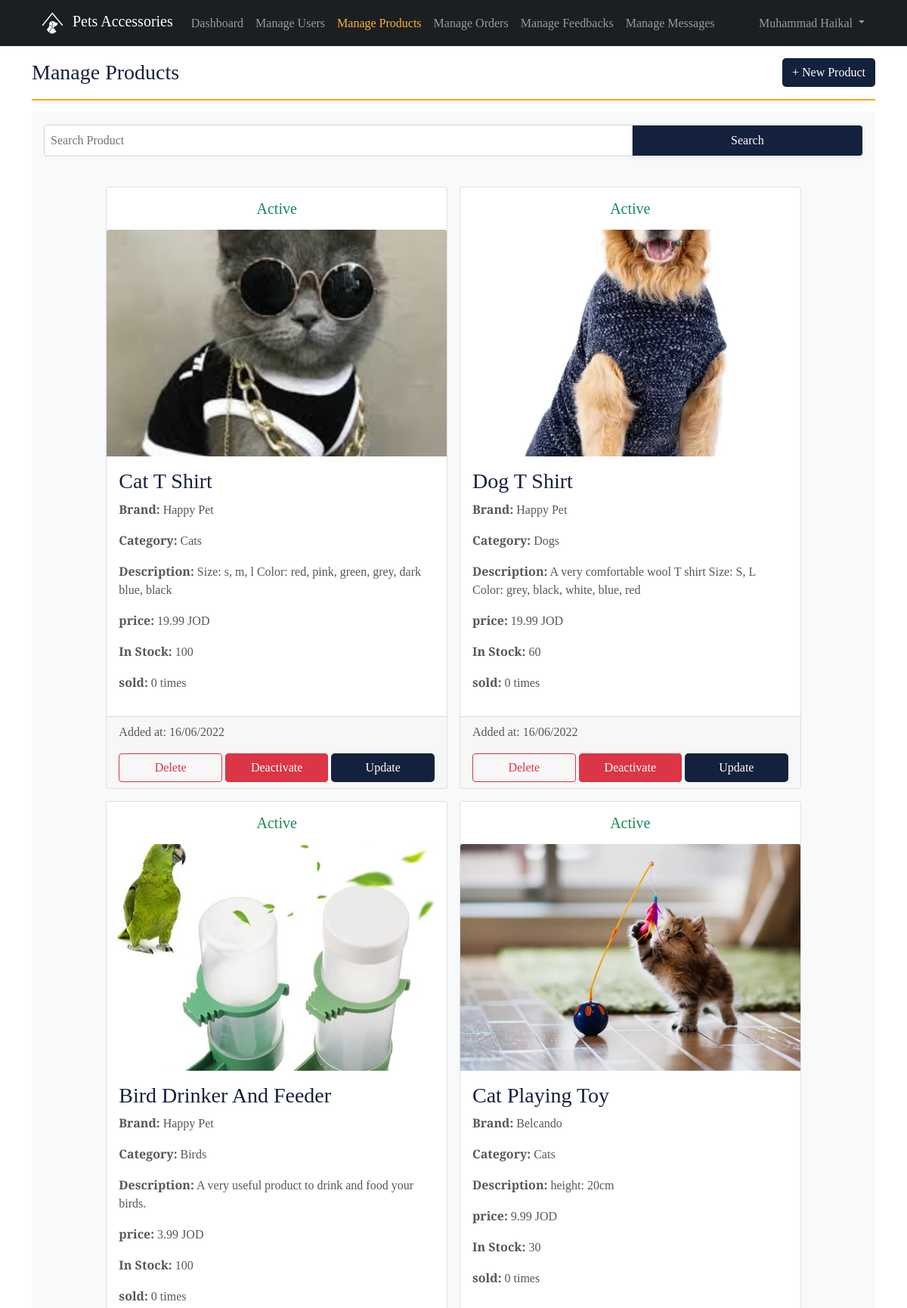
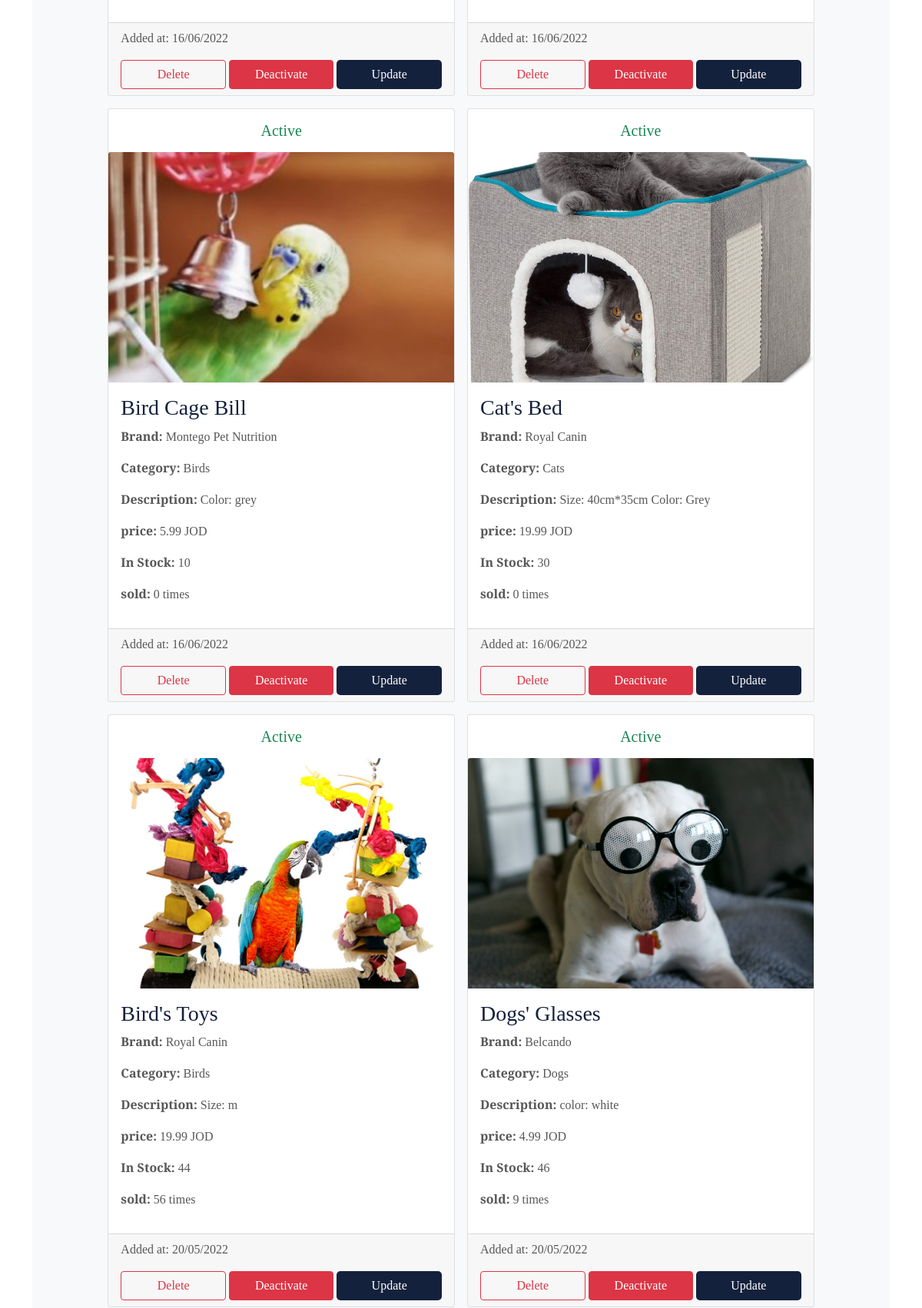
The app's page /petaccesories/manageProducts.php (signed in, upper part) with its own data (2 pictures, top to bottom).
### tables this page shows
CREATE TABLE IF NOT EXISTS `user` (
  `id` int(11) NOT NULL AUTO_INCREMENT,
  `is_admin` tinyint(1) DEFAULT '0',
  `first_name` varchar(30) NOT NULL,
  `last_name` varchar(30) NOT NULL,
  `email` varchar(50) NOT NULL,
  `phone` varchar(20) NOT NULL,
  `password` varchar(50) NOT NULL,
  `created_at` timestamp NOT NULL DEFAULT CURRENT_TIMESTAMP,
  PRIMARY KEY (`id`),
  UNIQUE KEY `UNIQUE` (`email`) USING BTREE
);

CREATE TABLE IF NOT EXISTS `product` (
  `id` int(11) NOT NULL AUTO_INCREMENT,
  `brand_id` int(11) NOT NULL,
  `category_id` int(11) NOT NULL,
  `active` tinyint(1) NOT NULL DEFAULT '1',
  `sold` int(11) NOT NULL DEFAULT '0',
  `name` varchar(50) NOT NULL,
  `image` text NOT NULL,
  `description` text,
  `price` float NOT NULL,
  `quantity` int(11) NOT NULL,
  `created_at` timestamp NOT NULL DEFAULT CURRENT_TIMESTAMP,
  PRIMARY KEY (`id`),
  KEY `category_id` (`category_id`),
  KEY `brand_id` (`brand_id`)
);

CREATE TABLE IF NOT EXISTS `brand` (
  `id` int(11) NOT NULL AUTO_INCREMENT,
  `name` varchar(30) NOT NULL,
  `email` varchar(50) NOT NULL,
  `website` text NOT NULL,
  `rating` float NOT NULL DEFAULT '0',
  `num_of_raters` int(11) NOT NULL DEFAULT '0',
  PRIMARY KEY (`id`)
);

CREATE TABLE IF NOT EXISTS `category` (
  `id` int(11) NOT NULL AUTO_INCREMENT,
  `category` varchar(50) NOT NULL,
  PRIMARY KEY (`id`)
);

### petaccesories/modules/Admin.php (called while the page is built, shortened)
<?php
class Admin extends User
{
  public static function check()
  {
    if (isset($_SESSION['admin_id'])) {
      return true;
    } else {
      return false;
    }
  }
  public static function getAdminFullName()
  {
    $admin = self::getAdmin()[0];
    return $admin['first_name'] . " " . $admin['last_name'];
  }
  public static function getAdmin()
  {
    return self::getQueryResults("SELECT * FROM `user` WHERE  `id` = {$_SESSION['admin_id']}");
  }
}

### petaccesories/modules/DB.php (called while the page is built, shortened)
<?php
class DB
{
  protected static $servername;
  protected static $username;
  protected static $password;
  protected static $dbname;
  protected static function connect()
  {
    self::$servername = "localhost";
    self::$username = "root";
    self::$password = "";
    self::$dbname = "petaccessories";
    $conn = new mysqli(self::$servername, self::$username, self::$password, self::$dbname);
    return $conn;
  }
  protected static function getQueryResults($sql){
    $result = mysqli_query(self::connect(), $sql);
    return mysqli_fetch_all($result, MYSQLI_ASSOC);
  }
}

### petaccesories/modules/Product.php (called while the page is built, shortened)
<?php
class Product extends DB
{
  public static function getAllProducts()
  {
    return self::getQueryResults("SELECT * FROM product ORDER BY created_at DESC");
  }
}

### petaccesories/modules/Brand.php (called while the page is built, shortened)
<?php
class Brand extends DB
{
  public static function getBrandName($brandId)
  {
    return self::getQueryResults("SELECT * FROM brand where id = $brandId")[0]['name'];
  }
}

### petaccesories/modules/Category.php (called while the page is built, shortened)
<?php
class Category extends DB
{
  public static function getCategory($catId)
  {
    return self::getQueryResults("SELECT * FROM category where id = $catId")[0]['category'];
  }
}

### petaccesories/manageProducts.php (the view, shortened to what this page needs)
<?php
$products = Product::getAllProducts();
?>
<!DOCTYPE html>
<html lang="en" dir="auto">
<?php include('./templates/head.php') ?>
<body>
    <?php include('./templates/adminNav.php') ?>
    <div class="container py-3">
        <div class="row g-0 justify-content-between align-items-center">
            <h3 class="mb-0" style="width: fit-content;">Manage Products</h3>
            <button type="button" class="btn myFilledCustomBtn2" style="width: fit-content;" data-bs-toggle="modal" data-bs-target="#product">
                + New Product
            </button>
        </div>
        <hr class="myCustomHr">
        <form class="col-md-9 input-group align-self-start p-3 bg-light border-0" action="<?php echo $_SERVER['PHP_SELF']; ?>" method="GET">
            <input type="search" name="searchValue" class="form-control p-2" style="width:50%;" placeholder="Search Product" <?php if (isset($_GET['search'])) echo "value={$_GET['searchValue']}" ?>>
            <input type="submit" name="search" class="form-control btn myFilledCustomBtn2 shadow-sm" style="width: fit-content;" value="Search">
        </form>
        <div class="row p-3 g-0 justify-content-center bg-light" style="max-height: 100vh; overflow-y: auto;">
            <?php foreach ($products as $product) : ?>
                <div class="card m-2 col-md-5">
                    <?= $product['active'] ? "<h5 class='p-3 m-0 text-success text-center'>Active</h5>" : "<h5 class='p-3 m-0 text-danger text-center'>Not Active</h5>"; ?>
                    <img class="card-img-top categories" src="<?= $product['image'] ?>" style="height: 300px;">
                    <div class="card-body">
                        <h3 class="card-title"><?= $product['name'] ?></h3>
                        <p><strong>Brand:</strong> <?= Brand::getBrandName($product['brand_id']) ?></p>
                        <p><strong>Category:</strong> <?= Category::getCategory($product['category_id']) ?></p>
                        <p><strong>Description:</strong> <?= $product['description'] ?></p>
                        <p><strong>price:</strong> <?= $product['price'] ?> JOD</p>
                        <p><strong>In Stock:</strong> <?= $product['quantity'] ?></p>
                        <p><strong>sold:</strong> <?= $product['sold'] ?> times</p>
                    </div>
                    <div class="card-footer">
                        <p>Added at: <?= date("d/m/Y", strtotime($product['created_at'])) ?></p>
                        <div class="row g-1">
                            <form class="col" method="post" action="<?php echo $_SERVER['PHP_SELF']; ?>">
                                <button name="deleteProduct" onclick="return confirm('Are you sure you want to delete <?= $product['name'] ?> product?')" type="submit" class="btn btn-outline-danger w-100 ">Delete</button>
                            </form>
                            <?php if ($product['active']) : ?>
                                <form class="col" method="post" action="<?php echo $_SERVER['PHP_SELF']; ?>">
                                    <button name="deactivate" type="submit" class="btn btn-danger w-100 ">Deactivate</button>
                                </form>
                            <?php endif ?>
                            <form class="col" action="updateProduct.php" method="post">
                                <button type="submit" class="btn myFilledCustomBtn2 w-100 ">Update</button>
                            </form>
                        </div>
                    </div>
                </div>
            <?php endforeach ?>
        </div>
    </div>
</body>
</html>

### petaccesories/templates/adminNav.php (shortened to what this page needs)
<?php
    $currentPage = basename($_SERVER['PHP_SELF']);
?>
<nav class="navbar navbar-expand-md navbar-dark bg-dark sticky-top">
        <div class="container-fluid pe-md-5 ps-md-5">
            <a class="navbar-brand" href="index.php">
                <img src="./img/logo.png" class="mx-1 " style="width: 35px; height: 35px;" alt="Logo">
                Pets Accessories
            </a>
            <div class="collapse navbar-collapse" id="navbarNavDropdown">
                <ul class="navbar-nav">
                    <li class="nav-item">
                        <a class="nav-link <?php if ($currentPage == 'dashboard.php') {echo "active";}?>" href="./dashboard.php">Dashboard</a>
                    </li>
                    <li class="nav-item">
                        <a class="nav-link <?php if ($currentPage == 'manageUsers.php') {echo "active";}?>" href="./manageUsers.php">Manage Users</a>
                    </li>
                    <li class="nav-item">
                        <a class="nav-link <?php if ($currentPage == 'manageProducts.php') {echo "active";}?>" href="./manageProducts.php">Manage Products</a>
                    </li>
                    <li class="nav-item">
                        <a class="nav-link <?php if ($currentPage == 'manageOrders.php') {echo "active";}?>" href="./manageOrders.php">Manage Orders</a>
                    </li>
                    <li class="nav-item">
                        <a class="nav-link <?php if ($currentPage == 'manageFeedbacks.php') {echo "active";}?>" href="./manageFeedbacks.php">Manage Feedbacks</a>
                    </li>
                    <li class="nav-item">
                        <a class="nav-link <?php if ($currentPage == 'manageMessages.php') {echo "active";}?>" href="./manageMessages.php">Manage Messages</a>
                    </li>
                </ul>
                <?php if (Admin::check()) : ?>
                    <ul class="navbar-nav ms-auto">
                        <li class="nav-item dropdown">
                            <a class="nav-link dropdown-toggle" href="#" role="button" data-bs-toggle="dropdown" aria-expanded="false">
                                <?php echo Admin::getAdminFullName() ?>
                            </a>
                        </li>
                    </ul>
                <?php endif; ?>
            </div>
        </div>
    </nav>

### records on screen
user: Admin::getAdminFullName() "Muhammad Haikal"
product: active "Active", image (picture), name "Cat T Shirt", brand.name "Happy Pet", category.category "Cats", description "Size: s, m, l Color: red, pink, green, grey, dark blue, black", price "19.99", quantity "100", sold "0", created_at "16/06/2022"
product: active "Active", image (picture), name "Dog T Shirt", brand.name "Happy Pet", category.category "Dogs", description "A very comfortable wool T shirt Size: S, L Color: grey, black, white, blue, red", price "19.99", quantity "60", sold "0", created_at "16/06/2022"
product: active "Active", image (picture), name "Bird Drinker And Feeder", brand.name "Happy Pet", category.category "Birds", description "A very useful product to drink and food your birds.", price "3.99", quantity "100", sold "0", created_at "16/06/2022"
product: active "Active", image (picture), name "Cat Playing Toy", brand.name "Belcando", category.category "Cats", description "height: 20cm", price "9.99", quantity "30", sold "0", created_at "16/06/2022"
product: active "Active", image (picture), name "Bird Cage Bill", brand.name "Montego Pet Nutrition", category.category "Birds", description "Color: grey", price "5.99", quantity "10", sold "0", created_at "16/06/2022"
product: active "Active", image (picture), name "Cat's Bed", brand.name "Royal Canin", category.category "Cats", description "Size: 40cm*35cm Color: Grey", price "19.99", quantity "30", sold "0", created_at "16/06/2022"
product: active "Active", image (picture), name "Bird's Toys", brand.name "Royal Canin", category.category "Birds", description "Size: m", price "19.99", quantity "44", sold "56", created_at "20/05/2022"
product: active "Active", image (picture), name "Dogs' Glasses", brand.name "Belcando", category.category "Dogs", description "color: white", price "4.99", quantity "46", sold "9", created_at "20/05/2022"
